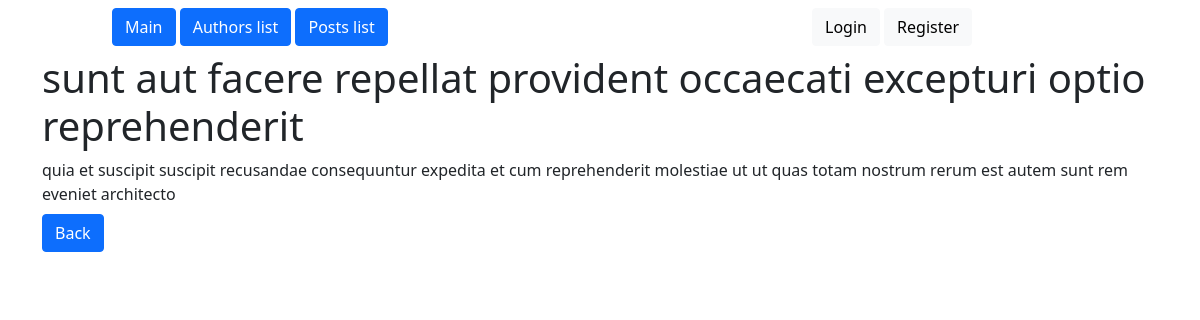
The app's page /authors/1/ with its own data.
### authors/models.py (models this page shows, shortened)
class Post(models.Model):
    name = models.ForeignKey(MyUser, on_delete=models.CASCADE)
    title = models.CharField(max_length=64)
    body = models.TextField()
    class Meta:
        verbose_name = 'Post'
        verbose_name_plural = 'Posts'
        ordering = ['name']

### authors/views.py (the view)
# urls.py: path('authors/<int:pk>/', authors.PostDetailView.as_view(), name='post_detail'),
class PostDetailView(DetailView):
    model = Post

### authors/templates/authors/post_detail.html (shortened to what this page needs)
{% extends 'base.html' %}
{% block body %}
<h1>{{ object.title }}</h1>
  <div
          class='body'>{{ object.body|safe }}
  </div>
    <div>
        <a class="btn btn-primary my-2" href="{% url 'authors:posts_list' %}">Back</a>
    </div>
{% endblock %}

### records on screen
Post: title "sunt aut facere repellat provident occaecati excepturi optio reprehenderit", body "quia et suscipit suscipit recusandae consequuntur expedita et cum reprehenderit molestiae ut ut quas totam nostrum rerum est autem sunt rem eveniet architecto"
